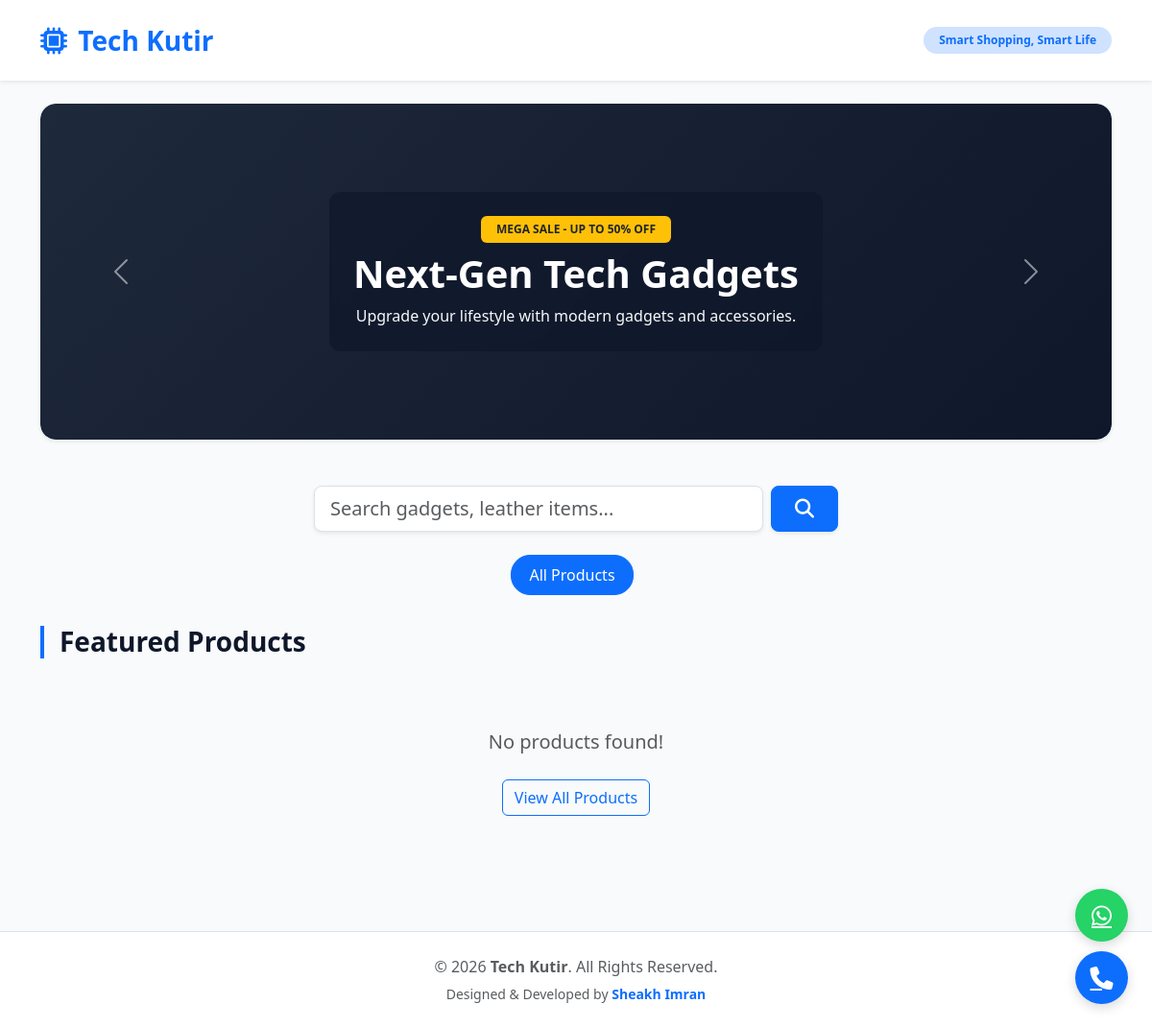
The app's page /, older data.
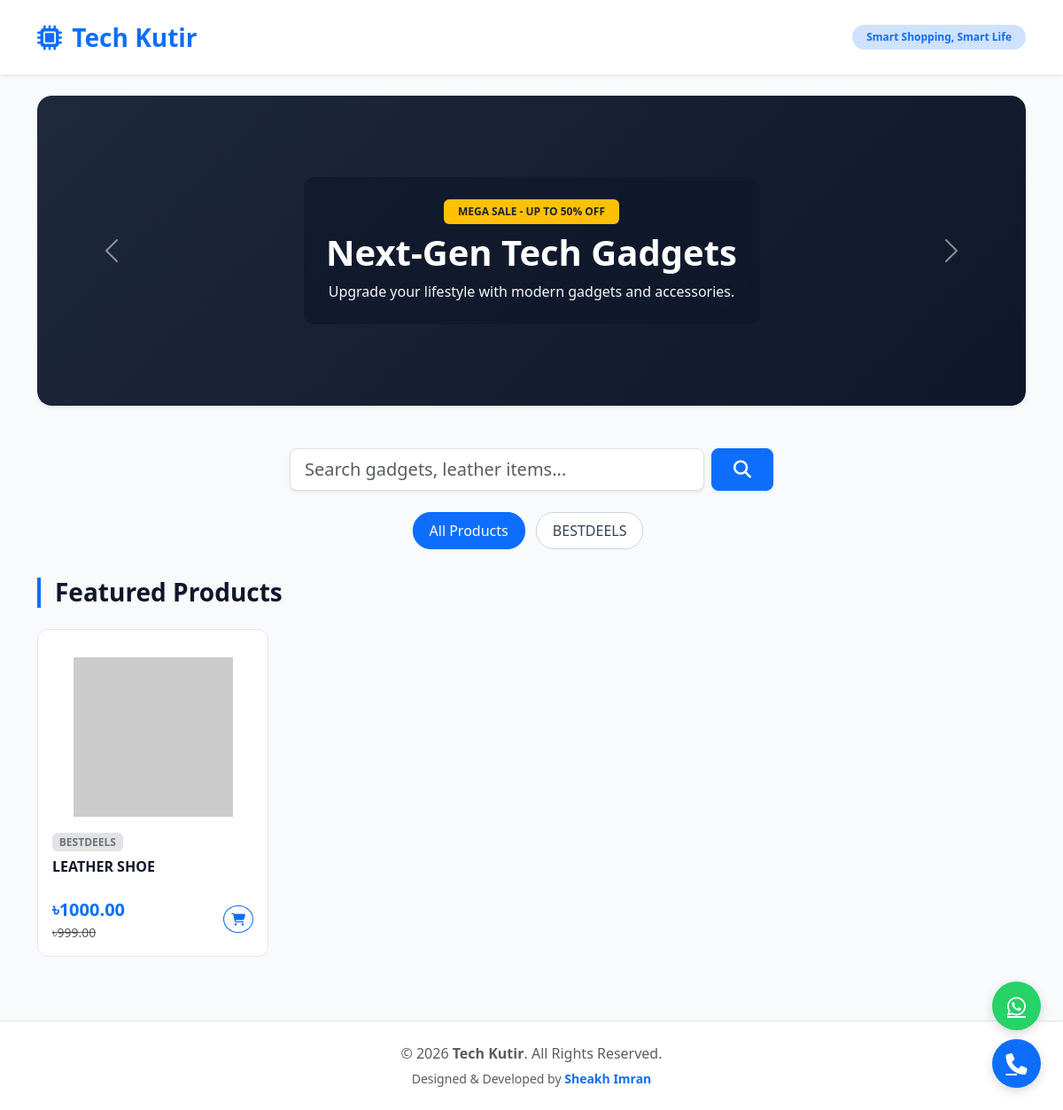
The same page, newer data.
### store/models.py (models this page shows, shortened)
class Category(models.Model):
    name = models.CharField(max_length=100)
    slug = models.SlugField(unique=True)
    class Meta:
        verbose_name_plural = 'Categories'

class Product(models.Model):
    category = models.ForeignKey(Category, on_delete=models.CASCADE, related_name='products')
    title = models.CharField(max_length=200)
    description = models.TextField(blank=True, null=True)
    price = models.DecimalField(max_digits=10, decimal_places=2)
    discount_price = models.DecimalField(max_digits=10, decimal_places=2, blank=True, null=True)
    stock = models.PositiveIntegerField(default=10)
    image_url = models.URLField(default="https://via.placeholder.com/300")
    is_available = models.BooleanField(default=True)
    created_at = models.DateTimeField(auto_now_add=True)

### store/views.py (the view)
# urls.py: path('', views.home, name='home'),
def home(request):
    categories = Category.objects.all()
    products = Product.objects.all()
    query = request.GET.get('q')
    selected_category = request.GET.get('category')
    if query:
        products = products.filter(title__icontains=query)
    if selected_category:
        products = products.filter(category__slug=selected_category)
    return render(request, 'store/home.html', {
        'categories': categories,
        'products': products,
        'query': query,
        'selected_category': selected_category
    })

### store/templates/store/home.html (shortened to what this page needs)
<!DOCTYPE html>
<html lang="en">
<head>
    <link href="https://cdn.jsdelivr.net/npm/bootstrap@5.3.0/dist/css/bootstrap.min.css" rel="stylesheet">
    <link rel="stylesheet" href="https://cdnjs.cloudflare.com/ajax/libs/font-awesome/6.4.0/css/all.min.css">
</head>
<body>
    <nav class="navbar navbar-expand-lg navbar-light bg-white shadow-sm py-3 sticky-top">
        <div class="container">
            <a class="navbar-brand fw-bold text-primary fs-3" href="/"><i class="fas fa-microchip me-1"></i> Tech Kutir</a>
            <span class="badge bg-primary-subtle text-primary fw-semibold px-3 py-2 rounded-pill">Smart Shopping, Smart Life</span>
        </div>
    </nav>
    <div class="container py-4">
        <div id="heroCarousel" class="carousel slide mb-5 shadow-sm rounded-4 overflow-hidden" data-bs-ride="carousel">
            <div class="carousel-inner">
                <div class="carousel-item active" style="background-image: linear-gradient(135deg, #1e293b, #0f172a);">
                    <div class="d-flex h-100 align-items-center justify-content-center text-center text-white px-3">
                        <div class="carousel-caption-custom max-w-lg">
                            <span class="badge bg-warning text-dark mb-2 px-3 py-2 fw-bold">MEGA SALE - UP TO 50% OFF</span>
                            <h2 class="fw-bold display-6">Next-Gen Tech Gadgets</h2>
                            <p class="mb-0 text-light">Upgrade your lifestyle with modern gadgets and accessories.</p>
                        </div>
                    </div>
                </div>
            </div>
            <button class="carousel-control-prev" type="button" data-bs-target="#heroCarousel" data-bs-slide="prev">
                <span class="carousel-control-prev-icon"></span>
            </button>
            <button class="carousel-control-next" type="button" data-bs-target="#heroCarousel" data-bs-slide="next">
                <span class="carousel-control-next-icon"></span>
            </button>
        </div>
        <div class="row justify-content-center mb-4">
            <div class="col-md-8 col-lg-6">
                <form method="GET" action="/" class="d-flex gap-2">
                    <input type="text" name="q" class="form-control form-control-lg shadow-sm" placeholder="Search gadgets, leather items..." value="{{ query|default:'' }}">
                    <button type="submit" class="btn btn-primary btn-lg px-4 shadow-sm"><i class="fas fa-search"></i></button>
                </form>
            </div>
        </div>
        <div class="text-center mb-4 overflow-auto pb-2">
            <a href="/" class="category-chip {% if not selected_category %}active{% endif %}">All Products</a>
            {% for cat in categories %}
                <a href="/?category={{ cat.slug }}" class="category-chip {% if selected_category == cat.slug %}active{% endif %}">{{ cat.name }}</a>
            {% endfor %}
        </div>
        <h3 class="fw-bold border-start border-4 border-primary ps-3 mb-4">
            {% if query %} Search Results for "{{ query }}" {% elif selected_category %} Category Products {% else %} Featured Products {% endif %}
        </h3>
        <div class="row g-4">
            {% for product in products %}
            <div class="col-12 col-sm-6 col-md-4 col-lg-3">
                <a href="{% url 'product_detail' product.pk %}" class="product-card h-100 p-3 d-flex flex-column justify-content-between">
                    <div>
                        <img src="{{ product.image_url }}" class="product-img" alt="{{ product.title }}">
                        <span class="badge bg-secondary-subtle text-secondary mb-2">{{ product.category.name }}</span>
                        <h5 class="fw-semibold fs-6 text-truncate mb-2">{{ product.title }}</h5>
                    </div>
                    <div>
                        <div class="d-flex justify-content-between align-items-center mt-3">
                            <div>
                                <span class="fs-5 fw-bold text-primary">৳{{ product.price }}</span>
                                {% if product.discount_price %}
                                    <small class="text-muted text-decoration-line-through d-block">৳{{ product.discount_price }}</small>
                                {% endif %}
                            </div>
                            <span class="btn btn-outline-primary btn-sm rounded-circle"><i class="fas fa-shopping-cart"></i></span>
                        </div>
                    </div>
                </a>
            </div>
            {% empty %}
            <div class="col-12 text-center py-5">
                <p class="text-muted fs-5">No products found!</p>
                <a href="/" class="btn btn-outline-primary mt-2">View All Products</a>
            </div>
            {% endfor %}
        </div>
    </div>
    <div class="floating-support">
        <a href="https://wa.me/8801787808006" target="_blank" class="support-btn btn-wa" title="WhatsApp Support">
            <i class="fab fa-whatsapp"></i>
        </a>
        <a href="tel:01787808006" class="support-btn btn-call" title="Call Us">
            <i class="fas fa-phone"></i>
        </a>
    </div>
    <footer class="text-center py-4 bg-white border-top mt-5">
        <p class="mb-1 text-muted">&copy; 2026 <strong>Tech Kutir</strong>. All Rights Reserved.</p>
        <small class="text-muted">Designed & Developed by <a href="#" class="text-decoration-none fw-semibold">Sheakh Imran</a></small>
    </footer>
</body>
</html>

### store/templates/store/home.html (style rules this page uses)
body { background-color: #f8fafc; color: #0f172a; font-family: 'Segoe UI', sans-serif; }
.product-card { transition: all 0.3s ease; border: 1px solid #e2e8f0; border-radius: 12px; overflow: hidden; background: #fff; text-decoration: none; color: inherit; }
.product-img { height: 210px; object-fit: contain; width: 100%; padding: 15px; background: #fff; }
.category-chip { display: inline-block; padding: 8px 18px; border-radius: 20px; background: #ffffff; color: #334155; text-decoration: none; margin-right: 8px; font-weight: 500; border: 1px solid #cbd5e1; }
.category-chip.active, .category-chip:hover { background: #0d6efd; color: #fff; border-color: #0d6efd; }
.carousel-item { height: 350px; background-size: cover; background-position: center; border-radius: 16px; }
.carousel-caption-custom { background: rgba(15, 23, 42, 0.65); backdrop-filter: blur(4px); padding: 25px; border-radius: 12px; }
.floating-support { position: fixed; bottom: 25px; right: 25px; z-index: 1000; display: flex; flex-direction: column; gap: 10px; }
.support-btn { width: 55px; height: 55px; border-radius: 50%; display: flex; align-items: center; justify-content: center; color: white; font-size: 24px; box-shadow: 0 4px 12px rgba(0,0,0,0.15); transition: transform 0.2s; }
.btn-wa { background-color: #25D366; }
.btn-call { background-color: #0d6efd; }

Row changes from the older to the newer data that the page shows:
added Category: name "BESTDEELS"
added Product: category.name "BESTDEELS", title "LEATHER SHOE", price "1000.00", discount_price "999.00"
Text that changed along with them:
text no longer shown: "No products found! View All Products"
